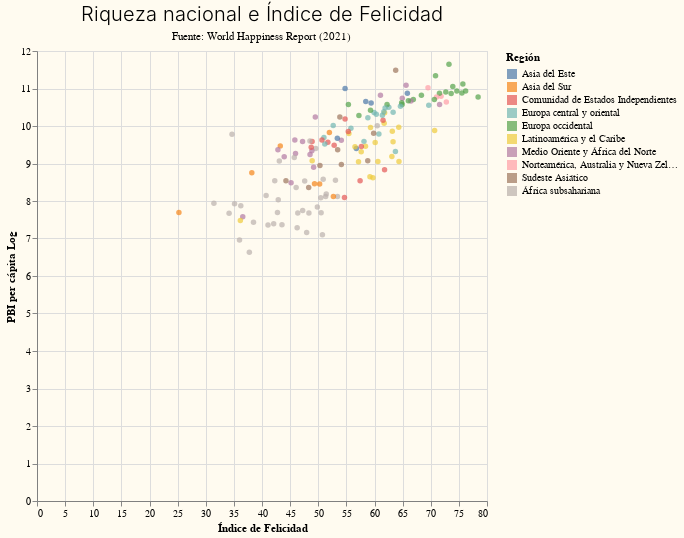

Here is the notebook cell this chart was saved with:
### Code cell
G1B=alt.Chart(WHI).mark_point(filled=True).encode(
    x= alt.X('Puntaje escala 100:Q', title='Índice de Felicidad'),
    y= alt.Y('PBI per cápita Log:Q', title='PBI per cápita Log'),
    tooltip= ['País', 'Puntaje escala 100', 'PBI per cápita Log'],
    color= alt.Color('Región:N')
).properties(
    width=450,
    height=450,
    title={
      "text": ["Riqueza nacional e Índice de Felicidad"], 
      "subtitle": ["Fuente: World Happiness Report (2021)"],
      "color": "Black",
      "subtitleColor": "Black"}
)

G1.configure_title(
    fontSize=20,
    font='Calibri',
    align= 'center',
    anchor='middle',
    subtitleFontSize=11,
    subtitleFont= 'Comic Sans',
    subtitlePadding= 6
)

### Figure 1 — Vega-Lite specification as saved in the notebook (floating-point values rounded to 4 significant figures; data arrays with more than 128 entries replaced by an {"elided": "..."} marker saying what was removed)
{"config": {"title": {"font": "Calibri", "fontSize": 20, "fontWeight": 300, "offset": 0, "anchor": "middle", "align": "center", "baseline": "bottom", "subtitleFont": "Comic Sans", "subtitleFontSize": 11, "subtitlePadding": 6}, "axis": {"labelFont": "Bree Serif, Serif", "fontSize": "Bree Serif, Serif", "titleFont": "Bree Serif, Serif", "domainColor": "gray"}, "header": {"labelFont": "Bree Serif, Serif", "titleFont": "Bree Serif, Serif"}, "legend": {"labelFont": "Spectral", "fontSize": 12, "titleFont": "Spectral", "symbolType": "square", "padding": 1}, "background": "#fffbf0"}, "data": {"name": "data-d7247407c3967401fb1827bf00a7fc40"}, "mark": {"type": "point", "filled": true}, "encoding": {"color": {"type": "nominal", "field": "Región"}, "tooltip": [{"type": "nominal", "field": "País"}, {"type": "quantitative", "field": "Puntaje escala 100"}, {"type": "quantitative", "field": "PBI per cápita Log"}], "x": {"type": "quantitative", "field": "Puntaje escala 100", "title": "Índice de Felicidad"}, "y": {"type": "quantitative", "field": "PBI per cápita Log", "title": "PBI per cápita Log"}}, "height": 450, "title": {"text": ["Riqueza nacional e Índice de Felicidad"], "subtitle": ["Fuente: World Happiness Report (2021)"], "color": "Black", "subtitleColor": "Black"}, "width": 450, "$schema": "https://vega.github.io/schema/vega-lite/v4.8.1.json", "datasets": {"data-d7247407c3967401fb1827bf00a7fc40": {"elided": "149 records"}}}
